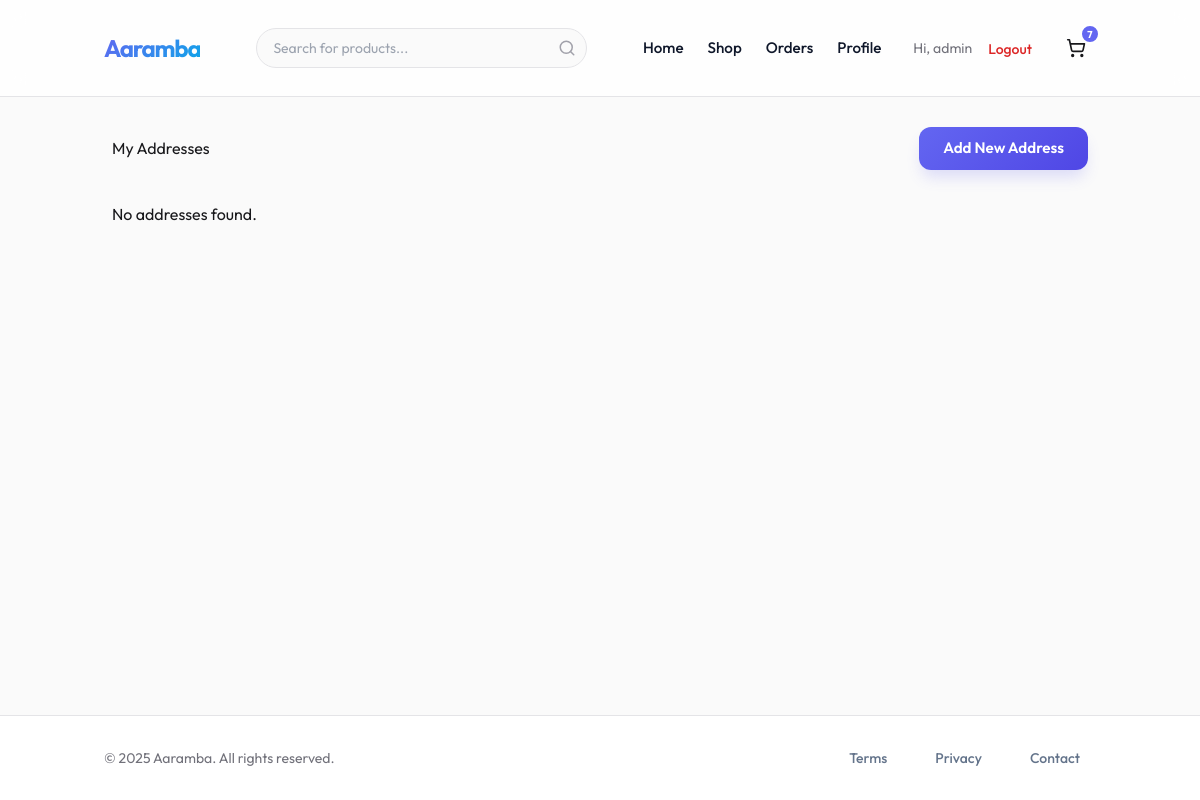
Before: /accounts/addresses/ (signed in) with the older database file.
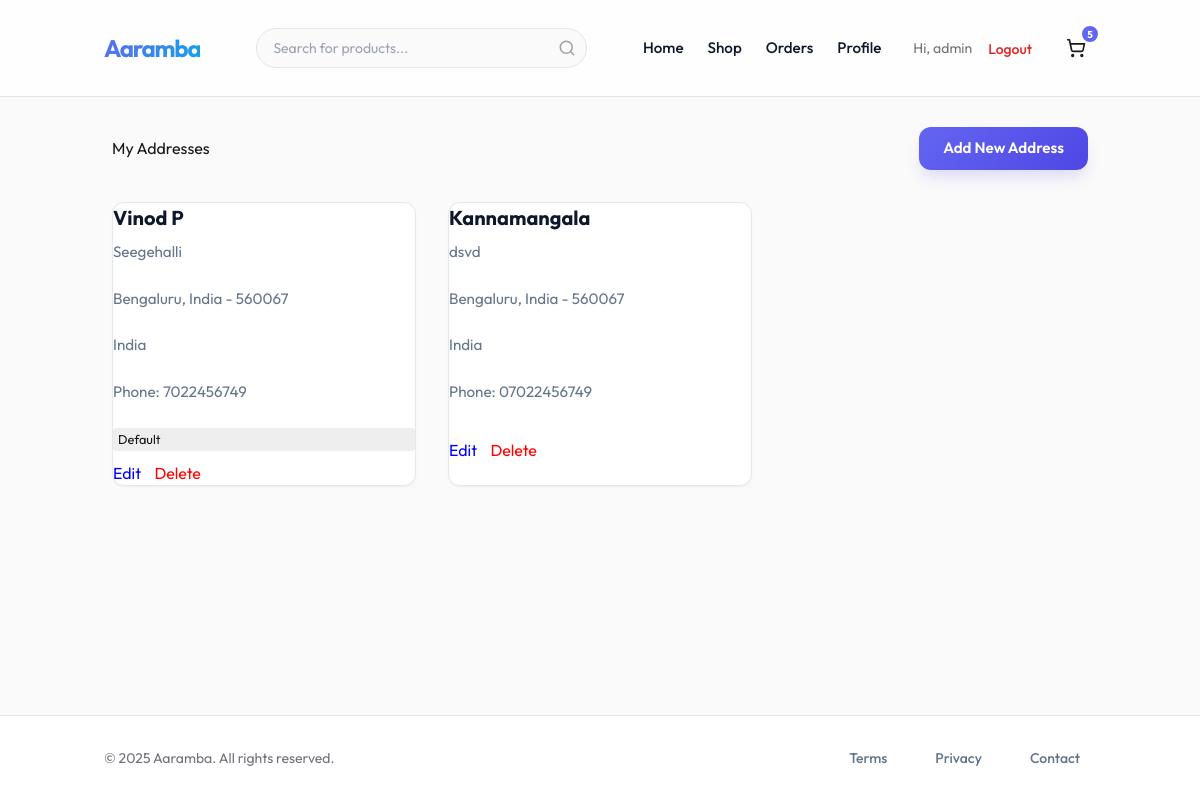
After: the same page with the newer database file.
### accounts/models.py (models this page shows, shortened)
class User(AbstractUser):
    class Role(models.TextChoices):
        ADMIN = "ADMIN", "Admin"
        CUSTOMER = "CUSTOMER", "Customer"
        SELLER = "SELLER", "Seller"
        DELIVERY = "DELIVERY", "Delivery Partner"
    role = models.CharField(max_length=50, choices=Role.choices, default=Role.CUSTOMER)
    phone = models.CharField(max_length=15, blank=True, null=True)
    is_verified = models.BooleanField(default=False)

class Address(models.Model):
    user = models.ForeignKey(User, on_delete=models.CASCADE, related_name='addresses')
    full_name = models.CharField(max_length=100)
    phone_number = models.CharField(max_length=15)
    street_address = models.TextField()
    city = models.CharField(max_length=100)
    state = models.CharField(max_length=100)
    postal_code = models.CharField(max_length=20)
    country = models.CharField(max_length=100, default='India')
    is_default = models.BooleanField(default=False)

### orders/models.py (models this page shows, shortened)
class Cart(models.Model):
    user = models.ForeignKey(settings.AUTH_USER_MODEL, on_delete=models.CASCADE, null=True, blank=True, related_name='cart')
    session_id = models.CharField(max_length=255, null=True, blank=True)
    created_at = models.DateTimeField(auto_now_add=True)
    updated_at = models.DateTimeField(auto_now=True)
    @property
    def total_items(self):
        return sum(item.quantity for item in self.items.all())

class CartItem(models.Model):
    cart = models.ForeignKey(Cart, on_delete=models.CASCADE, related_name='items')
    product = models.ForeignKey(Product, on_delete=models.CASCADE)
    sku = models.ForeignKey(SKU, on_delete=models.CASCADE)
    quantity = models.PositiveIntegerField(default=1)

### accounts/views.py (the view)
# urls.py: path('addresses/', views.address_list, name='address_list'),
@login_required
def address_list(request):
    addresses = Address.objects.filter(user=request.user)
    return render(request, 'accounts/address_list.html', {'addresses': addresses})

### templates/accounts/address_list.html (shortened to what this page needs)
{% extends 'base.html' %}
{% block content %}
<div class="container" style="margin-top: 30px;">
    <div style="display: flex; justify-content: space-between; align-items: center; margin-bottom: 20px;">
        <h2>My Addresses</h2>
        <a href="{% url 'accounts:address_add' %}" class="btn btn-primary">Add New Address</a>
    </div>
    <div class="grid">
        {% for address in addresses %}
        <div class="card" style="text-align: left;">
            <h3>{{ address.full_name }}</h3>
            <p>{{ address.street_address }}</p>
            <p>{{ address.city }}, {{ address.state }} - {{ address.postal_code }}</p>
            <p>{{ address.country }}</p>
            <p>Phone: {{ address.phone_number }}</p>
            {% if address.is_default %}
            <span style="background: #eee; padding: 2px 5px; border-radius: 3px; font-size: 0.8rem;">Default</span>
            {% endif %}
            <div style="margin-top: 10px;">
                <a href="{% url 'accounts:address_edit' address.pk %}" style="color: blue; margin-right: 10px;">Edit</a>
                <a href="{% url 'accounts:address_delete' address.pk %}" style="color: red;">Delete</a>
            </div>
        </div>
        {% empty %}
        <p>No addresses found.</p>
        {% endfor %}
    </div>
</div>
{% endblock %}

### templates/base.html (shortened to what the changed rows need)
<!DOCTYPE html>
<html lang="en">
<head>
    <script src="https://cdn.tailwindcss.com"></script>
    {% load static %}
    <link rel="stylesheet" href="{% static 'css/style.css' %}">
</head>
<body class="bg-zinc-50 text-zinc-900 antialiased min-h-screen flex flex-col">
    <header class="main-header sticky top-0 z-50 w-full border-b border-zinc-200 bg-white/80 backdrop-blur-md">
        <div class="container mx-auto px-4 h-16 flex items-center justify-between">
            <nav class="nav-links hidden md:flex items-center gap-6">
                {% if user.is_authenticated %}
                <a href="{% url 'orders:order_history' %}"
                    class="text-sm font-medium hover:text-primary transition-colors">Orders</a>
                <a href="{% url 'accounts:profile' %}"
                    class="text-sm font-medium hover:text-primary transition-colors">Profile</a>
                <div class="flex items-center gap-4 ml-2">
                    <span class="text-sm text-zinc-500">Hi, {{ user.username }}</span>
                    <form action="{% url 'accounts:logout' %}" method="post" class="inline">
                        <button type="submit"
                            class="text-sm font-medium text-red-600 hover:text-red-700 transition-colors">Logout</button>
                    </form>
                </div>
                {% endif %}
                <a href="{% url 'orders:view_cart' %}"
                    class="relative inline-flex items-center justify-center w-10 h-10 rounded-full hover:bg-zinc-100 transition-colors">
                    <span
                        class="cart-badge absolute -top-1 -right-1 bg-primary text-white text-[10px] font-bold h-5 w-5 flex items-center justify-center rounded-full border-2 border-white {% if request.user.cart.first.total_items > 0 %}{% else %}hidden{% endif %}">
                        {% if request.user.is_authenticated %}
                        {{ request.user.cart.first.total_items|default:0 }}
                        {% else %}
                        0
                        {% endif %}
                    </span>
                </a>
            </nav>
        </div>
    </header>
    <main class="flex-1">
        {% block content %}
        {% endblock %}
    </main>
</body>
</html>

Changed rows visible on the page:
changed User "admin": user.cart.first.total_items "7" → "5"
added Address: full_name "Vinod P", street_address "Seegehalli", city "Bengaluru", state "India", postal_code "560067", country "India", phone_number "7022456749", is_default "Default"
added Address: full_name "Kannamangala", street_address "dsvd", city "Bengaluru", state "India", postal_code "560067", country "India", phone_number "07022456749"
Other visible differences:
text no longer shown: "No addresses found."
